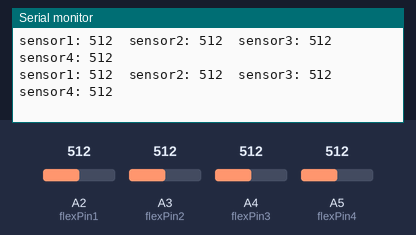
Recording of a sketch running on a simulated Arduino Uno, built with avr-gcc and run on an emulated ATmega328P. On the bench: the last lines printed to the serial monitor. Inputs (shaded band) come from the test bench; at power-on: A2 (flexPin1) = 512, A4 (flexPin3) = 512, A5 (flexPin4) = 512, A3 (flexPin2) = 512.

Above: at 1.2 s.
1.3 s: A2 (flexPin1) set to 104
At 1.41 s:
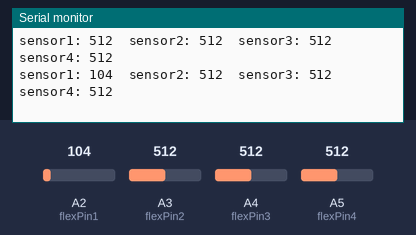
4.3 s: A2 (flexPin1) set to 92
At 4.32 s:
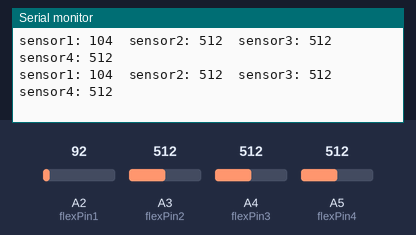
7.3 s: A4 (flexPin3) set to 110
At 7.35 s:
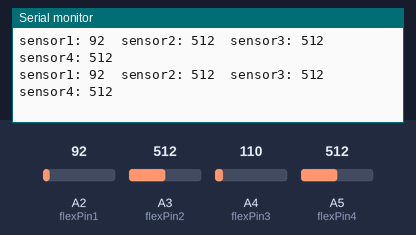
10.3 s: A4 (flexPin3) set to 90
At 10.33 s:
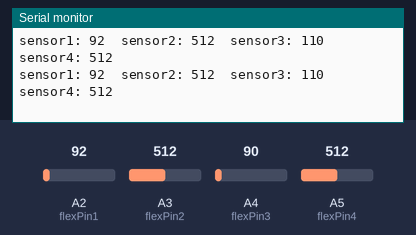
13.3 s: A5 (flexPin4) set to 107
At 13.3 s:
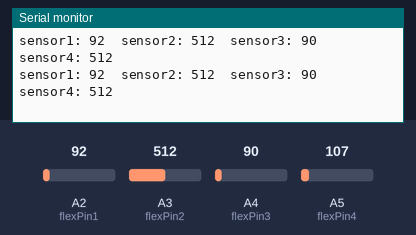
16.3 s: A5 (flexPin4) set to 95
At 16.34 s:
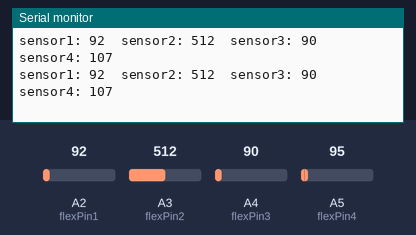
Timing chart, 0 to 19.3 s (numbered marks = the images above; inputs shaded):
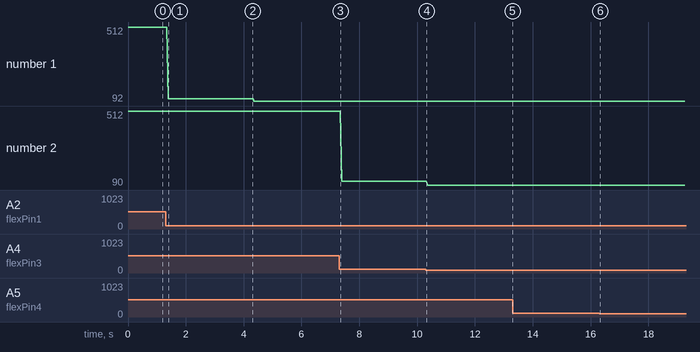

Measured:
- after the input at 1.3 s, the serial monitor: prints a new line after 0.10 s (image 1)
- plotted number 1: 512 → 104 after the input at 1.3 s, 104 → 92 after the input at 4.3 s
- plotted number 2: 512 → 110 after the input at 7.3 s, 110 → 90 after the input at 10.3 s

The sketch:

Flex_Value_Test_Code.ino
```cpp
const int flexPin1 = A2;
const int flexPin2 = A3;
const int flexPin3 = A4;
const int flexPin4 = A5;

void setup()
{
  Serial.begin(9600);
}

void loop()
{
  int flexValue1;
  int flexValue2;
  int flexValue3;
  int flexValue4;

  flexValue1 = analogRead(flexPin1);
  flexValue2 = analogRead(flexPin2);
  flexValue3 = analogRead(flexPin3);
  flexValue4 = analogRead(flexPin4);

  Serial.print("sensor1: ");
  Serial.print(flexValue1);
  Serial.print("  ");

  Serial.print("sensor2: ");
  Serial.print(flexValue2);
  Serial.print("  ");

  Serial.print("sensor3: ");
  Serial.print(flexValue3);
  Serial.print("  ");

  Serial.print("sensor4: ");
  Serial.println(flexValue4);


  delay(20);
}
```
